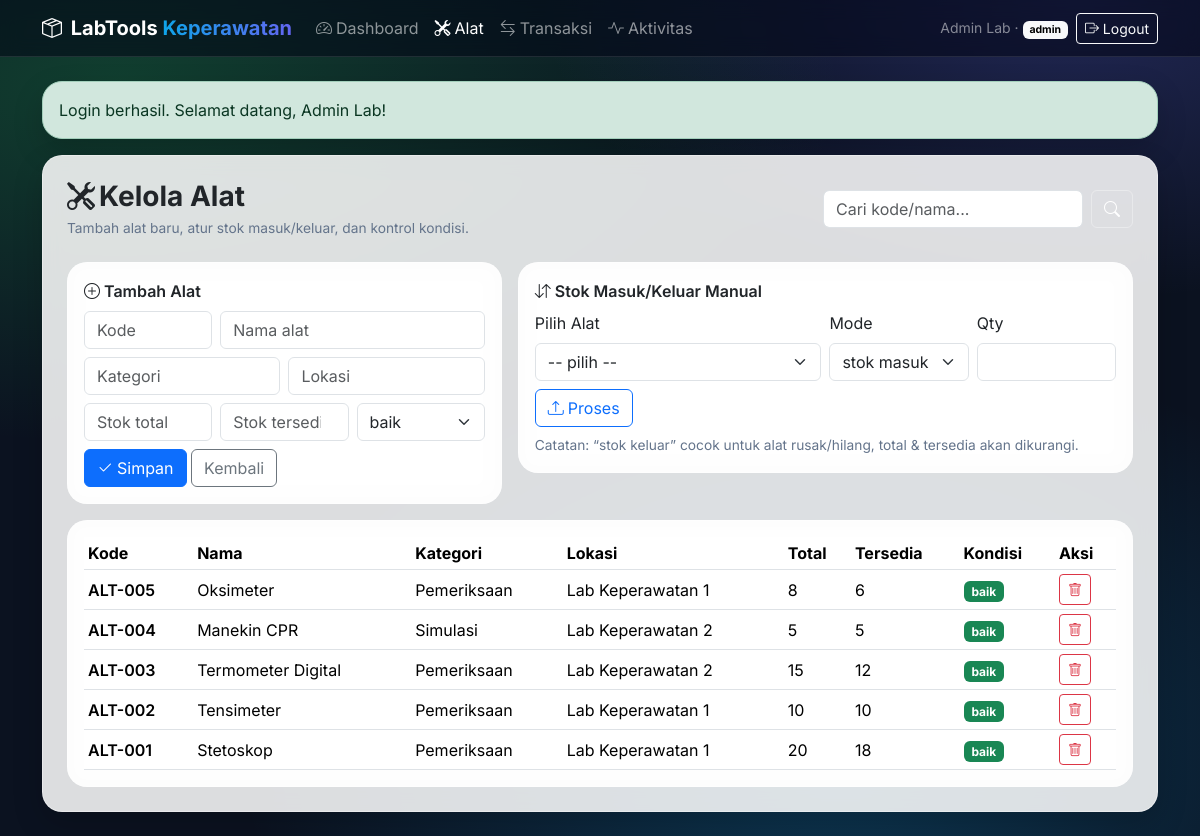
Screenshot of /admin/alat.php (signed in) with the database file from the repository.
### tables this page shows
CREATE TABLE `alat` (
  `id` int(11) NOT NULL,
  `kode` varchar(30) NOT NULL,
  `nama` varchar(120) NOT NULL,
  `kategori` varchar(80) DEFAULT NULL,
  `lokasi` varchar(80) DEFAULT NULL,
  `stok_total` int(11) NOT NULL DEFAULT 0,
  `stok_tersedia` int(11) NOT NULL DEFAULT 0,
  `kondisi` enum('baik','rusak','maintenance') NOT NULL DEFAULT 'baik',
  `created_at` timestamp NOT NULL DEFAULT current_timestamp(),
  `updated_at` timestamp NULL DEFAULT NULL ON UPDATE current_timestamp()
);

### config.php (called while the page is built, shortened)
<?php
$dir = str_replace('\\','/', realpath(__DIR__));
$root = str_replace('\\','/', realpath($_SERVER['DOCUMENT_ROOT']));
$BASE_URL = "/pemrog";
if (strpos($dir, $root) === 0) {
  $BASE_URL = substr($dir, strlen($root));
}
$BASE_URL = rtrim($BASE_URL, '/');

### helpers.php (called while the page is built, shortened)
<?php
require_once __DIR__ . "/config.php";
function esc($s){ return htmlspecialchars((string)$s, ENT_QUOTES, 'UTF-8'); }
function base_url(){
  global $BASE_URL;
  return rtrim($BASE_URL ?? '', '/');
}
function url($path){
  $path = '/' . ltrim($path, '/');
  return base_url() . $path;
}
function asset($path){
  return url('/assets/' . ltrim($path,'/'));
}
function flash_get(){
  if(!empty($_SESSION['_flash'])){ $f=$_SESSION['_flash']; unset($_SESSION['_flash']); return $f; }
  return null;
}
function auth_user(){ return $_SESSION['user'] ?? null; }
function db_all($sql, $types = "", $params = []) {
  global $koneksi;
  $st = mysqli_prepare($koneksi, $sql);
  mysqli_stmt_execute($st);
  $res = mysqli_stmt_get_result($st);
  $rows = [];
  if ($res) while ($r = mysqli_fetch_assoc($res)) $rows[] = $r;
  return $rows;
}

### admin/alat.php (the view, shortened to what this page needs)
<?php
require_once __DIR__ . "/../helpers.php";
require_once __DIR__ . "/../ui.php";
$q = trim($_GET['q'] ?? '');
if($q){
  $alat = db_all("SELECT * FROM alat WHERE kode LIKE ? OR nama LIKE ? ORDER BY id DESC","ss",["%$q%","%$q%"]);
} else {
  $alat = db_all("SELECT * FROM alat ORDER BY id DESC");
}
page_head("Admin - Kelola Alat");
?>
<div class="glass rounded-xxl shadow-soft p-4">
  <div class="d-flex justify-content-between align-items-center flex-wrap gap-2">
    <div>
      <h3 class="fw-bold mb-1"><i class="bi bi-tools me-1"></i>Kelola Alat</h3>
      <div class="muted-mini">Tambah alat baru, atur stok masuk/keluar, dan kontrol kondisi.</div>
    </div>
    <form class="d-flex gap-2" method="get">
      <input class="form-control" name="q" placeholder="Cari kode/nama..." value="<?= esc($q) ?>">
      <button class="btn btn-outline-light" style="border-color:rgba(255,255,255,.35);color:white"><i class="bi bi-search"></i></button>
    </form>
  </div>
  <div class="row g-3 mt-2">
    <div class="col-lg-5">
      <div class="glass rounded-xxl p-3">
        <div class="fw-semibold mb-2"><i class="bi bi-plus-circle me-1"></i>Tambah Alat</div>
        <form method="post" class="row g-2">
          <div class="col-md-4"><input class="form-control" name="kode" placeholder="Kode" required></div>
          <div class="col-md-8"><input class="form-control" name="nama" placeholder="Nama alat" required></div>
          <div class="col-md-6"><input class="form-control" name="kategori" placeholder="Kategori"></div>
          <div class="col-md-6"><input class="form-control" name="lokasi" placeholder="Lokasi"></div>
          <div class="col-md-4"><input class="form-control" name="stok_total" type="number" min="0" placeholder="Stok total" required></div>
          <div class="col-md-4"><input class="form-control" name="stok_tersedia" type="number" min="0" placeholder="Stok tersedia" required></div>
          <div class="col-md-4">
            <select class="form-select" name="kondisi">
              <option value="baik">baik</option>
            </select>
          </div>
          <div class="col-12">
            <button class="btn btn-primary" name="tambah"><i class="bi bi-check2 me-1"></i>Simpan</button>
            <a class="btn btn-outline-secondary" href="/admin/dashboard.php">Kembali</a>
          </div>
        </form>
      </div>
    </div>
    <div class="col-lg-7">
      <div class="glass rounded-xxl p-3">
        <div class="fw-semibold mb-2"><i class="bi bi-arrow-down-up me-1"></i>Stok Masuk/Keluar Manual</div>
        <form method="post" class="row g-2 align-items-end">
          <div class="col-md-6">
            <label class="form-label">Pilih Alat</label>
            <select class="form-select" name="alat_id" required>
              <option value="">-- pilih --</option>
            </select>
          </div>
          <div class="col-md-3">
            <label class="form-label">Mode</label>
            <select class="form-select" name="mode">
              <option value="masuk">stok masuk</option>
            </select>
          </div>
          <div class="col-md-3">
            <label class="form-label">Qty</label>
            <input class="form-control" name="qty" type="number" min="1" required>
          </div>
          <div class="col-12">
            <button class="btn btn-outline-primary" name="stok_adjust">
              <i class="bi bi-upload me-1"></i>Proses
            </button>
            <div class="muted-mini mt-2">Catatan: “stok keluar” cocok untuk alat rusak/hilang, total & tersedia akan dikurangi.</div>
          </div>
        </form>
      </div>
    </div>
  </div>
  <div class="glass rounded-xxl p-3 mt-3 table-responsive">
    <table class="table table-sm align-middle mb-0">
      <thead>
        <tr>
          <th>Kode</th><th>Nama</th><th>Kategori</th><th>Lokasi</th>
          <th>Total</th><th>Tersedia</th><th>Kondisi</th><th>Aksi</th>
        </tr>
      </thead>
      <tbody>
        <?php foreach($alat as $a): ?>
          <tr>
            <td class="fw-semibold"><?= esc($a['kode']) ?></td>
            <td><?= esc($a['nama']) ?></td>
            <td><?= esc($a['kategori']) ?></td>
            <td><?= esc($a['lokasi']) ?></td>
            <td><?= (int)$a['stok_total'] ?></td>
            <td><?= (int)$a['stok_tersedia'] ?></td>
            <td>
              <?php
                $k = $a['kondisi'];
                $cls = $k==='baik'?'success':($k==='rusak'?'danger':'warning');
              ?>
              <span class="badge text-bg-<?= $cls ?>"><?= esc($k) ?></span>
            </td>
            <td>
              <a class="btn btn-sm btn-outline-danger" href="?hapus=<?= (int)$a['id'] ?>"
                 onclick="return confirm('Hapus alat ini?')">
                 <i class="bi bi-trash"></i>
              </a>
            </td>
          </tr>
        <?php endforeach; ?>
      </tbody>
    </table>
  </div>
</div>
<?php page_foot(); ?>

### ui.php (shortened to what this page needs)
<?php
require_once __DIR__ . "/helpers.php";
function page_head($title){
  $f = flash_get();
  ?>
<!doctype html>
<html>
<head>
  <link href="https://cdn.jsdelivr.net/npm/bootstrap@5.3.3/dist/css/bootstrap.min.css" rel="stylesheet">
  <link href="https://cdn.jsdelivr.net/npm/bootstrap-icons@1.11.3/font/bootstrap-icons.min.css" rel="stylesheet">
  <link rel="stylesheet" href="<?= esc(asset('app.css')) ?>">
</head>
<body>
  <?php include __DIR__ . "/navbar.php"; ?>
  <div class="container py-4">
    <?php if($f): ?>
      <div class="alert <?= $f['type']==='err' ? 'alert-danger' : 'alert-success' ?> shadow-soft rounded-xxl">
        <?= esc($f['msg']) ?>
      </div>
    <?php endif; ?>
<?php
}
function page_foot(){
  ?>
  </div>
</body>
</html>
<?php
}

### navbar.php (shortened to what this page needs)
<?php
require_once __DIR__ . "/helpers.php";
$u = auth_user();
$uri = $_SERVER['REQUEST_URI'] ?? '';
function is_active($needle,$uri){ return str_contains($uri,$needle) ? "active" : ""; }
?>
<nav class="navbar navbar-expand-lg navbar-dark navbar-glass">
  <div class="container">
    <a class="navbar-brand fw-bold" href="<?= esc(url('/index.php')) ?>">
      <i class="bi bi-box-seam me-1"></i> LabTools <span class="brand-badge">Keperawatan</span>
    </a>
    <div class="collapse navbar-collapse" id="nav">
      <ul class="navbar-nav me-auto">
        <?php if($u && $u['role']==='admin'): ?>
          <li class="nav-item"><a class="nav-link <?= is_active('/admin/dashboard',$uri) ?>" href="<?= esc(url('/admin/dashboard.php')) ?>"><i class="bi bi-speedometer2 me-1"></i>Dashboard</a></li>
          <li class="nav-item"><a class="nav-link <?= is_active('/admin/alat',$uri) ?>" href="<?= esc(url('/admin/alat.php')) ?>"><i class="bi bi-tools me-1"></i>Alat</a></li>
          <li class="nav-item"><a class="nav-link <?= is_active('/admin/transaksi',$uri) ?>" href="<?= esc(url('/admin/transaksi.php')) ?>"><i class="bi bi-arrow-left-right me-1"></i>Transaksi</a></li>
          <li class="nav-item"><a class="nav-link <?= is_active('/admin/riwayat',$uri) ?>" href="<?= esc(url('/admin/riwayat.php')) ?>"><i class="bi bi-activity me-1"></i>Aktivitas</a></li>
        <?php endif; ?>
      </ul>
      <div class="d-flex align-items-center gap-2">
        <?php if($u): ?>
          <span class="text-white-50 small">
            <?= esc($u['nama']) ?> · <span class="badge text-bg-light"><?= esc($u['role']) ?></span>
          </span>
          <a class="btn btn-outline-light btn-sm" href="<?= esc(url('/logout.php')) ?>"><i class="bi bi-box-arrow-right"></i> Logout</a>
        <?php else: ?>
          <a class="btn btn-light btn-sm" href="<?= esc(url('/login.php')) ?>">Login</a>
        <?php endif; ?>
      </div>
    </div>
  </div>
</nav>

### assets/app.css (style rules this page uses)
:root { --bg:#0b1220; --glass: rgba(255,255,255,.86); --stroke: rgba(255,255,255,.35); --shadow: 0 12px 30px rgba(0,0,0,.18); --c1:#0ea5e9; --c2:#6366f1; --c3:#22c55e; --muted:#64748b; }
body { font-family: Inter, system-ui, Segoe UI, Arial; background: radial-gradient(1200px 600px at 10% 10%, rgba(34,197,94,.24), transparent 60%), radial-gradient(900px 500px at 90% 0%, rgba(99,102,241,.24), transparent 60%), radial-gradient(1000px 700px at 70% 90%, rgba(14,165,233,.24), transparent 60%), var(--bg); min-height:100vh; }
.glass { background: var(--glass); border: 1px solid var(--stroke); backdrop-filter: blur(12px); }
.rounded-xxl { border-radius: 1.25rem; }
.shadow-soft { box-shadow: var(--shadow); }
.brand-badge { background: linear-gradient(90deg, var(--c1), var(--c2)); -webkit-background-clip:text; background-clip:text; color:transparent; }
.muted-mini { font-size:.86rem; color: var(--muted); }
.table thead th { white-space: nowrap; }
.navbar-glass { background: rgba(2,6,23,.55) !important; backdrop-filter: blur(10px); border-bottom: 1px solid rgba(255,255,255,.1); }

### ui.php (style rules this page uses)
:root { --bg1:#0ea5e9; --bg2:#6366f1; --bg3:#22c55e; --card: rgba(255,255,255,.86); }
body { font-family:Inter,system-ui,Segoe UI,Arial; background: radial-gradient(1200px 600px at 10% 10%, rgba(34,197,94,.25), transparent 60%), radial-gradient(900px 500px at 90% 0%, rgba(99,102,241,.25), transparent 60%), radial-gradient(1000px 700px at 70% 90%, rgba(14,165,233,.25), transparent 60%), #0b1220; min-height:100vh; }
.glass { background:var(--card); backdrop-filter: blur(10px); border:1px solid rgba(255,255,255,.35) }
.rounded-xxl { border-radius: 1.25rem; }
.brand-badge { background: linear-gradient(90deg, var(--bg1), var(--bg2)); -webkit-background-clip:text; background-clip:text; color:transparent; }
.shadow-soft { box-shadow: 0 12px 30px rgba(0,0,0,.18); }
.table thead th { white-space:nowrap }
.muted-mini { font-size:.86rem;color:#64748b }

### rows the page displays
alat: kode "ALT-005", nama "Oksimeter", kategori "Pemeriksaan", lokasi "Lab Keperawatan 1", stok_total "8", stok_tersedia "6", kondisi "baik"
alat: kode "ALT-004", nama "Manekin CPR", kategori "Simulasi", lokasi "Lab Keperawatan 2", stok_total "5", stok_tersedia "5", kondisi "baik"
alat: kode "ALT-003", nama "Termometer Digital", kategori "Pemeriksaan", lokasi "Lab Keperawatan 2", stok_total "15", stok_tersedia "12", kondisi "baik"
alat: kode "ALT-002", nama "Tensimeter", kategori "Pemeriksaan", lokasi "Lab Keperawatan 1", stok_total "10", stok_tersedia "10", kondisi "baik"
alat: kode "ALT-001", nama "Stetoskop", kategori "Pemeriksaan", lokasi "Lab Keperawatan 1", stok_total "20", stok_tersedia "18", kondisi "baik"

### other values shown
$u['nama'] "Admin Lab"
$u['role'] "admin"
$f['msg'] "Login berhasil. Selamat datang, Admin Lab!"
